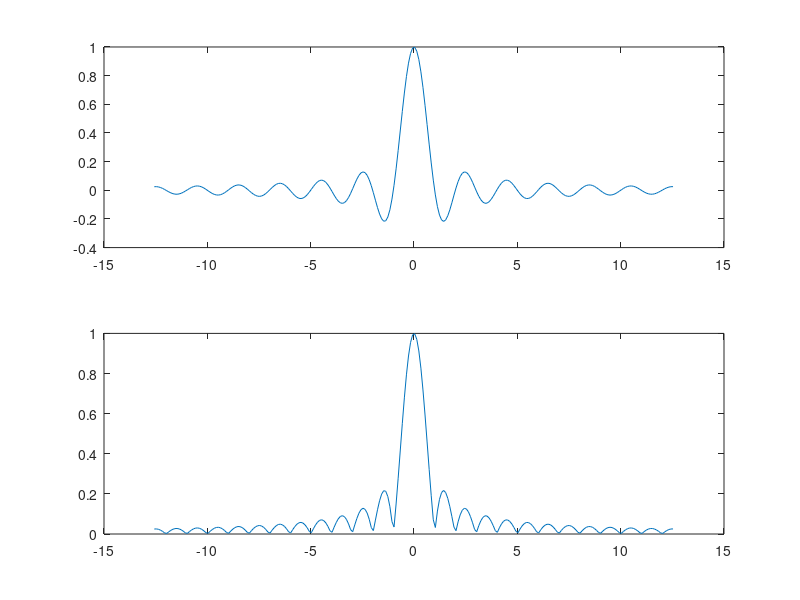

MATLAB code to generate this figure:
t = [-4*pi:0.1:4*pi];

y = sinc(t);

figure(1);
subplot(2,1,1);
plot(t, y);
subplot(2,1,2);
plot(t, abs(y));
%subplot(3,1,3);
%plot(t, abs(F_u));